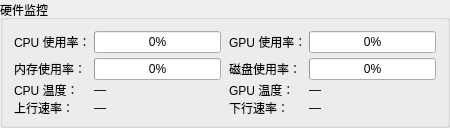
         <widget class="QGroupBox" name="groupBox_hw">
          <property name="sizePolicy">
           <sizepolicy hsizetype="Expanding" vsizetype="Fixed">
            <horstretch>0</horstretch>
            <verstretch>0</verstretch>
           </sizepolicy>
          </property>
          <property name="minimumSize">
           <size>
            <width>0</width>
            <height>112</height>
           </size>
          </property>
          <property name="maximumSize">
           <size>
            <width>16777215</width>
            <height>128</height>
           </size>
          </property>
          <property name="title">
           <string>硬件监控</string>
          </property>
          <layout class="QGridLayout" name="gridLayout_hw">
           <property name="horizontalSpacing">
            <number>8</number>
           </property>
           <property name="verticalSpacing">
            <number>6</number>
           </property>
           <item row="0" column="0">
            <widget class="QLabel" name="labelCPU">
             <property name="minimumSize">
              <size>
               <width>72</width>
               <height>22</height>
              </size>
             </property>
             <property name="maximumSize">
              <size>
               <width>72</width>
               <height>22</height>
              </size>
             </property>
             <property name="text">
              <string>CPU 使用率：</string>
             </property>
            </widget>
           </item>
           <item row="0" column="1">
            <widget class="QProgressBar" name="progressCPU">
             <property name="minimumSize">
              <size>
               <width>127</width>
               <height>22</height>
              </size>
             </property>
             <property name="maximumSize">
              <size>
               <width>127</width>
               <height>22</height>
              </size>
             </property>
             <property name="value">
              <number>0</number>
             </property>
            </widget>
           </item>
           <item row="0" column="2">
            <widget class="QLabel" name="labelGPU">
             <property name="minimumSize">
              <size>
               <width>72</width>
               <height>22</height>
              </size>
             </property>
             <property name="maximumSize">
              <size>
               <width>72</width>
               <height>22</height>
              </size>
             </property>
             <property name="text">
              <string>GPU 使用率：</string>
             </property>
            </widget>
           </item>
           <item row="0" column="3">
            <widget class="QProgressBar" name="progressGPU">
             <property name="minimumSize">
              <size>
               <width>127</width>
               <height>22</height>
              </size>
             </property>
             <property name="maximumSize">
              <size>
               <width>127</width>
               <height>22</height>
              </size>
             </property>
             <property name="value">
              <number>0</number>
             </property>
            </widget>
           </item>
           <item row="1" column="0">
            <widget class="QLabel" name="labelRAM">
             <property name="minimumSize">
              <size>
               <width>72</width>
               <height>22</height>
              </size>
             </property>
             <property name="maximumSize">
              <size>
               <width>72</width>
               <height>22</height>
              </size>
             </property>
             <property name="text">
              <string>内存使用率：</string>
             </property>
            </widget>
           </item>
           <item row="1" column="1">
            <widget class="QProgressBar" name="progressRAM">
             <property name="minimumSize">
              <size>
               <width>127</width>
               <height>22</height>
              </size>
             </property>
             <property name="maximumSize">
              <size>
               <width>127</width>
               <height>22</height>
              </size>
             </property>
             <property name="value">
              <number>0</number>
             </property>
            </widget>
           </item>
           <item row="1" column="2">
            <widget class="QLabel" name="labelDISK">
             <property name="minimumSize">
              <size>
               <width>72</width>
               <height>22</height>
              </size>
             </property>
             <property name="maximumSize">
              <size>
               <width>72</width>
               <height>22</height>
              </size>
             </property>
             <property name="text">
              <string>磁盘使用率：</string>
             </property>
            </widget>
           </item>
           <item row="1" column="3">
            <widget class="QProgressBar" name="progressDISK">
             <property name="minimumSize">
              <size>
               <width>127</width>
               <height>22</height>
              </size>
             </property>
             <property name="maximumSize">
              <size>
               <width>127</width>
               <height>22</height>
              </size>
             </property>
             <property name="value">
              <number>0</number>
             </property>
            </widget>
           </item>
           <item row="2" column="0">
            <widget class="QLabel" name="labelSpeedLatestTitle">
             <property name="minimumSize">
              <size>
               <width>72</width>
               <height>12</height>
              </size>
             </property>
             <property name="maximumSize">
              <size>
               <width>72</width>
               <height>12</height>
              </size>
             </property>
             <property name="text">
              <string>CPU 温度：</string>
             </property>
            </widget>
           </item>
           <item row="2" column="1">
            <widget class="QLabel" name="labelSpeedLatestValue">
             <property name="minimumSize">
              <size>
               <width>127</width>
               <height>12</height>
              </size>
             </property>
             <property name="maximumSize">
              <size>
               <width>127</width>
               <height>12</height>
              </size>
             </property>
             <property name="text">
              <string>—</string>
             </property>
            </widget>
           </item>
           <item row="2" column="2">
            <widget class="QLabel" name="labelSpeedAvgTitle">
             <property name="minimumSize">
              <size>
               <width>72</width>
               <height>12</height>
              </size>
             </property>
             <property name="maximumSize">
              <size>
               <width>72</width>
               <height>12</height>
              </size>
             </property>
             <property name="text">
              <string>GPU 温度：</string>
             </property>
            </widget>
           </item>
           <item row="2" column="3">
            <widget class="QLabel" name="labelSpeedAvgValue">
             <property name="minimumSize">
              <size>
               <width>127</width>
               <height>12</height>
              </size>
             </property>
             <property name="maximumSize">
              <size>
               <width>127</width>
               <height>12</height>
              </size>
             </property>
             <property name="text">
              <string>—</string>
             </property>
            </widget>
           </item>
           <item row="3" column="0">
            <widget class="QLabel" name="labelNetUpTitle">
             <property name="minimumSize">
              <size>
               <width>72</width>
               <height>12</height>
              </size>
             </property>
             <property name="maximumSize">
              <size>
               <width>72</width>
               <height>12</height>
              </size>
             </property>
             <property name="text">
              <string>上行速率：</string>
             </property>
            </widget>
           </item>
           <item row="3" column="1">
            <widget class="QLabel" name="labelNetUpValue">
             <property name="minimumSize">
              <size>
               <width>127</width>
               <height>12</height>
              </size>
             </property>
             <property name="maximumSize">
              <size>
               <width>127</width>
               <height>12</height>
              </size>
             </property>
             <property name="text">
              <string>—</string>
             </property>
            </widget>
           </item>
           <item row="3" column="2">
            <widget class="QLabel" name="labelNetDownTitle">
             <property name="minimumSize">
              <size>
               <width>72</width>
               <height>12</height>
              </size>
             </property>
             <property name="maximumSize">
              <size>
               <width>72</width>
               <height>12</height>
              </size>
             </property>
             <property name="text">
              <string>下行速率：</string>
             </property>
            </widget>
           </item>
           <item row="3" column="3">
            <widget class="QLabel" name="labelNetDownValue">
             <property name="minimumSize">
              <size>
               <width>127</width>
               <height>12</height>
              </size>
             </property>
             <property name="maximumSize">
              <size>
               <width>127</width>
               <height>12</height>
              </size>
             </property>
             <property name="text">
              <string>—</string>
             </property>
            </widget>
           </item>
          </layout>
         </widget>
